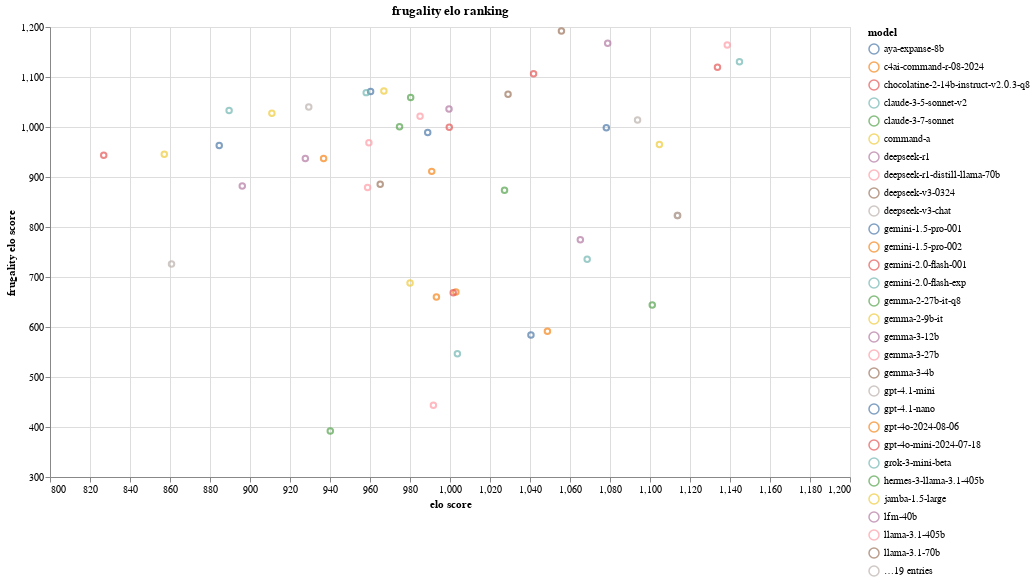

Here is the notebook cell this chart was saved with:
### Code cell
graph

### Figure 1 — Vega-Lite specification as saved in the notebook (floating-point values rounded to 4 significant figures)
{"config": {"view": {"continuousWidth": 300, "continuousHeight": 300}, "legend": {"labelLimit": 300}}, "data": {"name": "data-4e061bcb9812fde4dd4ec0a607259ee7"}, "mark": {"type": "point", "tooltip": true}, "encoding": {"color": {"field": "model", "type": "nominal"}, "x": {"field": "median", "scale": {"domainMin": 800.0, "domainMax": 1200.0}, "title": "elo score", "type": "quantitative"}, "y": {"field": "y", "scale": {"domainMin": 300.0, "domainMax": 1200.0}, "title": "frugality elo score", "type": "quantitative"}}, "height": 450, "params": [{"name": "param_1", "bind": {"input": "range", "max": 1, "min": 0, "name": "frugality coefficient:  "}, "value": 1}], "title": "frugality elo ranking", "transform": [{"calculate": "(datum.median - (param_1 * (datum.cost * 366)))", "as": "y"}], "width": 800, "$schema": "https://vega.github.io/schema/vega-lite/v5.20.1.json", "datasets": {"data-4e061bcb9812fde4dd4ec0a607259ee7": [{"model": "aya-expanse-8b", "median": 960.3, "cost": -0.3023}, {"model": "c4ai-command-r-08-2024", "median": 936.8, "cost": 8.882e-16}, {"model": "chocolatine-2-14b-instruct-v2.0.3-q8", "median": 826.9, "cost": -0.3187}, {"model": "claude-3-5-sonnet-v2", "median": 1004.0, "cost": 1.25}, {"model": "claude-3-7-sonnet", "median": 1101.0, "cost": 1.25}, {"model": "command-a", "median": 1105.0, "cost": 0.3823}, {"model": "deepseek-r1", "median": 1065.0, "cost": 0.794}, {"model": "deepseek-r1-distill-llama-70b", "median": 958.8, "cost": 0.2175}, {"model": "deepseek-v3-0324", "median": 1114.0, "cost": 0.794}, {"model": "deepseek-v3-chat", "median": 1114.0, "cost": 0.794}, {"model": "gemini-1.5-pro-001", "median": 1040.0, "cost": 1.247}, {"model": "gemini-1.5-pro-002", "median": 1049.0, "cost": 1.249}, {"model": "gemini-2.0-flash-001", "median": 1134.0, "cost": 0.03856}, {"model": "gemini-2.0-flash-exp", "median": 1145.0, "cost": 0.03856}, {"model": "gemma-2-27b-it-q8", "median": 974.8, "cost": -0.06985}, {"model": "gemma-2-9b-it", "median": 966.9, "cost": -0.2867}, {"model": "gemma-3-12b", "median": 1079.0, "cost": -0.2419}, {"model": "gemma-3-27b", "median": 1139.0, "cost": -0.06985}, {"model": "gemma-3-4b", "median": 1056.0, "cost": -0.3723}, {"model": "gpt-4.1-mini", "median": 1094.0, "cost": 0.2175}, {"model": "gpt-4.1-nano", "median": 988.9, "cost": 0.0}, {"model": "gpt-4o-2024-08-06", "median": 993.2, "cost": 0.91}, {"model": "gpt-4o-mini-2024-07-18", "median": 999.6, "cost": -3.566e-05}, {"model": "grok-3-mini-beta", "median": 1069.0, "cost": 0.91}, {"model": "hermes-3-llama-3.1-405b", "median": 940.1, "cost": 1.498}, {"model": "jamba-1.5-large", "median": 980.0, "cost": 0.7984}, {"model": "lfm-40b", "median": 896.1, "cost": 0.03856}, {"model": "llama-3.1-405b", "median": 991.7, "cost": 1.498}, {"model": "llama-3.1-70b", "median": 965.1, "cost": 0.2175}, {"model": "llama-3.1-8b", "median": 929.4, "cost": -0.3023}, {"model": "llama-3.1-nemotron-70b-instruct", "median": 1078.0, "cost": 0.2175}, {"model": "llama-3.3-70b", "median": 990.9, "cost": 0.2175}, {"model": "llama-4-scout", "median": 1042.0, "cost": -0.1767}, {"model": "ministral-8b-instruct-2410", "median": 958.1, "cost": -0.3023}, {"model": "mistral-large-2411", "median": 1027.0, "cost": 0.4207}, {"model": "mistral-nemo-2407", "median": 857.1, "cost": -0.2419}, {"model": "mistral-saba", "median": 999.5, "cost": -0.09924}, {"model": "mistral-small-24b-instruct-2501", "median": 985.0, "cost": -0.09924}, {"model": "mistral-small-3.1-24b", "median": 1029.0, "cost": -0.09924}, {"model": "mixtral-8x22b-instruct-v0.1", "median": 860.8, "cost": 0.3681}, {"model": "mixtral-8x7b-instruct-v0.1", "median": 884.6, "cost": -0.2147}, {"model": "o3-mini", "median": 1003.0, "cost": 0.91}, {"model": "o4-mini", "median": 1002.0, "cost": 0.91}, {"model": "phi-3.5-mini-instruct", "median": 889.6, "cost": -0.3917}, {"model": "phi-4", "median": 980.3, "cost": -0.2147}, {"model": "qwen2.5-7b-instruct", "median": 910.9, "cost": -0.3187}, {"model": "qwen2.5-coder-32b-instruct", "median": 927.7, "cost": -0.0249}, {"model": "qwq-32b", "median": 959.5, "cost": -0.0249}]}}
